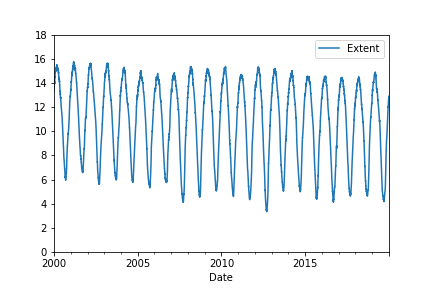

Here is the Python script that generated this plot:
import seaborn as sns
from matplotlib import pyplot as plt

df = sns.load_dataset("seaice")
df.set_index("Date", inplace=True)

df = df.loc["2000-01-01":]  # Werte ab 1.1.2000

df.plot()
plt.ylim(0, 18)

plt.savefig("lineplot.png")
